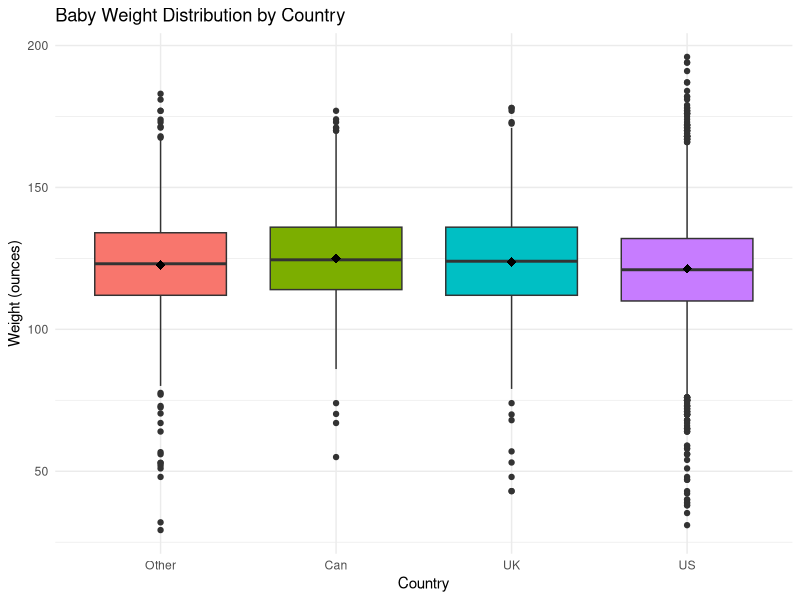
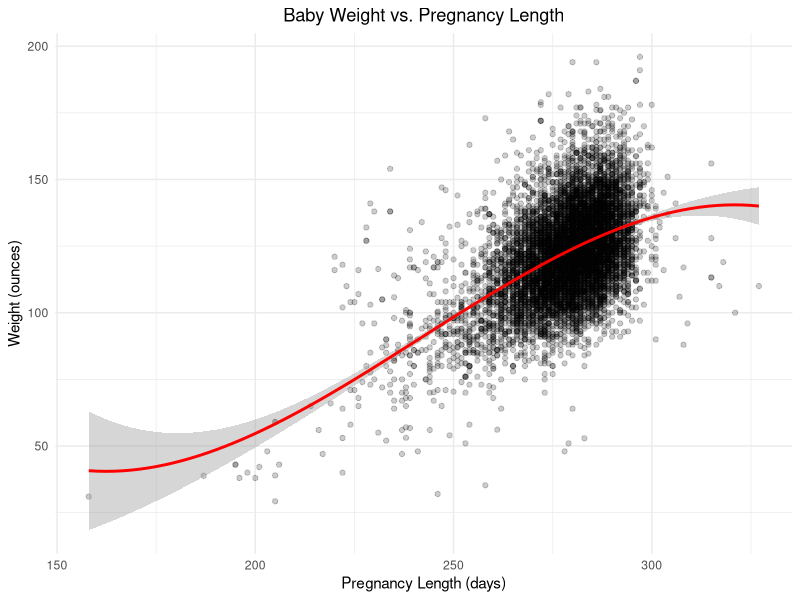
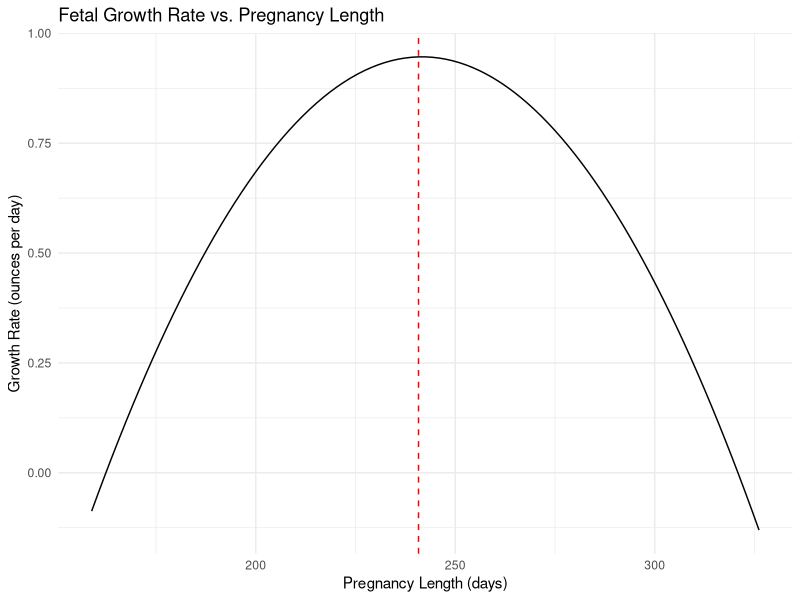
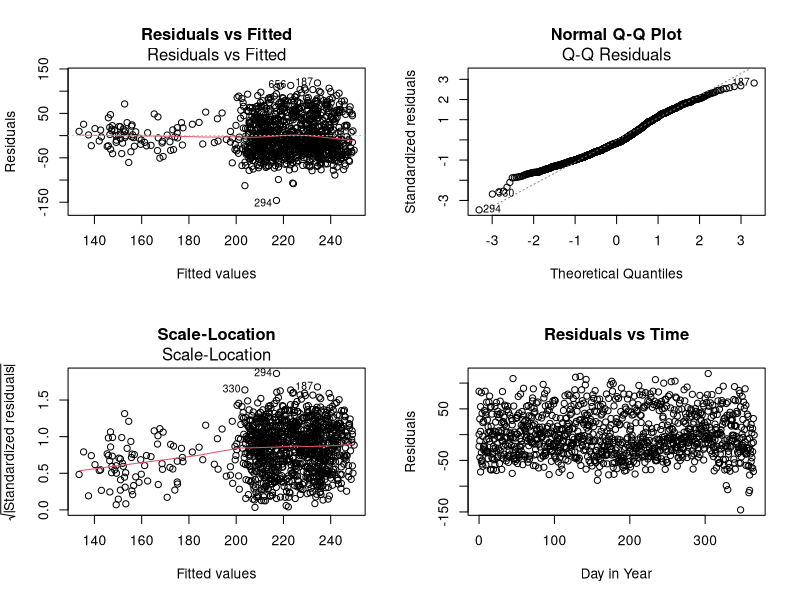

Generate these figures, in order, with R:
## ---- chunk 1
# Load necessary libraries
library(ggplot2)
library(dplyr)


pregnancydata <- read.csv("data/pregnancydata.csv")


str(pregnancydata)
summary(pregnancydata)


pregnancydata$country <- relevel(factor(pregnancydata$country), ref = "Other")

# Verify the releveling
levels(pregnancydata$country)

model1 <- lm(weight ~ country, data = pregnancydata)


summary(model1)

# boxplot
ggplot(pregnancydata, aes(x = country, y = weight, fill = country)) +
  geom_boxplot() +
  theme_minimal() +
  labs(title = "Baby Weight Distribution by Country",
       x = "Country",
       y = "Weight (ounces)",
       fill = "Country") +
  theme(legend.position = "none") +
  stat_summary(fun = mean, geom = "point", shape = 18, size = 3, color = "black")

## ---- chunk 2


model2 <- lm(weight ~ poly(pregnancylength, 3), data = pregnancydata)


summary(model2)


ggplot(pregnancydata, aes(x = pregnancylength, y = weight)) +
  geom_point(alpha = 0.2) +  # Plot raw data with transparency
  geom_smooth(method = "lm", formula = y ~ poly(x, 3), 
              color = "red", se = TRUE) +  # Add polynomial fit with confidence interval
  theme_minimal() +
  labs(title = "Baby Weight vs. Pregnancy Length",
       x = "Pregnancy Length (days)",
       y = "Weight (ounces)") +
  theme(plot.title = element_text(hjust = 0.5))


# Create sequence of pregnancy lengths
pred_data <- data.frame(
  pregnancylength = seq(min(pregnancydata$pregnancylength), 
                       max(pregnancydata$pregnancylength), 
                       length.out = 100)
)


predictions <- predict(model2, newdata = pred_data, interval = "confidence")
pred_data$fit <- predictions[,"fit"]



## ---- chunk 3

# Create new data point
newdata <- data.frame(pregnancylength = 280)

# Get prediction and standard error
pred <- predict(model2, newdata = newdata, se.fit = TRUE)


fit <- pred$fit
se_fit <- pred$se.fit
residual_se <- summary(model2)$sigma


pred_se <- sqrt(se_fit^2 + residual_se^2)


z_score <- (112 - fit) / pred_se

# Calculate probability using normal distribution
# I could use the t distribution, but at 9061 degrees of freedom, this is negligible and it is acceptable to use the normal
prob <- pnorm(z_score)


print(paste("Predicted weight:", round(fit, 2), "ounces"))
print(paste("Standard error:", round(pred_se, 2), "ounces"))
print(paste("Probability of weight < 112 ounces:", round(prob, 4)))



## ---- chunk 4

# Get the raw polynomial terms and fit--not orthogonal
days <- seq(min(pregnancydata$pregnancylength), 
            max(pregnancydata$pregnancylength), 
            length.out = 100)

# Get predicted weights across pregnancy lengths
pred_data <- data.frame(pregnancylength = days)
predicted_weights <- predict(model2, newdata = pred_data)

# Calculate derivatives
# Use finite differences to approximate growth rate
growth_rate <- diff(predicted_weights)/diff(days)
mid_days <- days[-1] - diff(days)/2  # midpoints for plotting

#  visualization of growth rate
ggplot(data.frame(days = mid_days, rate = growth_rate), 
       aes(x = days, y = rate)) +
  geom_line() +
  theme_minimal() +
  labs(title = "Fetal Growth Rate vs. Pregnancy Length",
       x = "Pregnancy Length (days)",
       y = "Growth Rate (ounces per day)") +
  geom_vline(xintercept = mid_days[which.max(growth_rate)], 
             linetype = "dashed", 
             color = "red")

# Find the day of maximum growth
max_growth_day <- mid_days[which.max(growth_rate)]
max_growth_rate <- max(growth_rate)

print(paste("Day of maximum growth:", round(max_growth_day, 1)))
print(paste("Maximum growth rate:", round(max_growth_rate, 3), "ounces per day"))


## ---- chunk 5
bpd = read.csv('data/bpd.csv')

jan1_19 = as.Date("1/1/19",format="%m/%d/%y")
jan1_20 = as.Date("1/1/20",format="%m/%d/%y")
jan1_21 = as.Date("1/1/21",format="%m/%d/%y")

bpd$dayinyear = as.Date(bpd$date,format="%m/%d/%y") - jan1_19 
bpd$dayinyear[bpd$year==2020] =
  as.Date(bpd$date,format="%m/%d/%y")[bpd$year==2020] - jan1_20 
bpd$dayinyear[bpd$year==2021] =
  as.Date(bpd$date,format="%m/%d/%y")[bpd$year==2021] - jan1_21
## ---- chunk 6
# Create date objects for restriction period
restriction_start = as.Date("3/10/20", format="%m/%d/%y")
restriction_end = as.Date("5/28/20", format="%m/%d/%y")

# Create the restrictions binary variable
bpd$restrictions = as.numeric(
  as.Date(bpd$date, format="%m/%d/%y") >= restriction_start & 
  as.Date(bpd$date, format="%m/%d/%y") <= restriction_end
)

# Count days in restriction period
days_in_restrictions = sum(bpd$restrictions)

# Print result
print(paste("Number of days under restrictions:", days_in_restrictions))


## ---- chunk 7

bpd$comparison_group = as.numeric(
  bpd$year == 2019 &
  as.numeric(format(as.Date(bpd$date, format="%m/%d/%y"), "%m%d")) >= 
    as.numeric(format(as.Date("3/10/20", format="%m/%d/%y"), "%m%d")) &
  as.numeric(format(as.Date(bpd$date, format="%m/%d/%y"), "%m%d")) <= 
    as.numeric(format(as.Date("5/28/20", format="%m/%d/%y"), "%m%d"))
)

restriction_mean = mean(bpd$count[bpd$restrictions == 1])
comparison_mean = mean(bpd$count[bpd$comparison_group == 1])

t_result = t.test(
  bpd$count[bpd$restrictions == 1],
  bpd$count[bpd$comparison_group == 1]
)

# Print results
cat("Mean daily incidents during restrictions:", round(restriction_mean, 2), "\n")
cat("Mean daily incidents in comparison period:", round(comparison_mean, 2), "\n")
cat("\n95% CI for effect of restrictions:",
    round(t_result$conf.int[1], 2), "to",
    round(t_result$conf.int[2], 2), "\n")



## ---- chunk 8


model1 = lm(count ~ maxtemp + restrictions, data = bpd)


summary_model1 = summary(model1)

# Print summary
print(summary_model1)


ci_model1 = confint(model1)

cat("\n95% CI for effect of restrictions:",
    round(ci_model1["restrictions",1], 2), "to",
    round(ci_model1["restrictions",2], 2), "\n")


## ---- chunk 9

# First convert dayinyear to numeric in the original data
bpd$dayinyear = as.numeric(bpd$dayinyear)

# Now fit the model with interactions
model2 = lm(count ~ maxtemp + restrictions + dayinyear + 
            maxtemp:restrictions + maxtemp:dayinyear + restrictions:dayinyear, 
            data = bpd)

# Print summary
print(summary(model2))

# Get coefficient for restrictions (effect when maxtemp=0 and dayinyear=0)
restrictions_effect = coef(model2)["restrictions"]
cat("\nEffect of restrictions when maxtemp=0 and dayinyear=0:", 
    round(restrictions_effect, 2), "\n")

# Predictions for day 91, temp 50
# Create prediction data frames with numeric dayinyear
pred_2020 = data.frame(
  maxtemp = 50,
  restrictions = 1,  # during restrictions
  dayinyear = 91
)

pred_2019 = data.frame(
  maxtemp = 50,
  restrictions = 0,  # before restrictions
  dayinyear = 91
)

# Get predictions
pred_2020_value = predict(model2, newdata = pred_2020)
pred_2019_value = predict(model2, newdata = pred_2019)

# Print results
cat("\nPredicted count for day 91, 2020 (with restrictions):", 
    round(pred_2020_value, 2), "\n")
cat("Predicted count for day 91, 2019 (no restrictions):", 
    round(pred_2019_value, 2), "\n")
cat("Difference (2020 - 2019):", 
    round(pred_2020_value - pred_2019_value, 2), "\n")



## ---- chunk 10
# ANOVA test comparing the models
model_comparison = anova(model1, model2)

# Print results
print(model_comparison)

# Get R-squared values for context
r2_model1 = summary(model1)$r.squared
r2_model2 = summary(model2)$r.squared

cat("\nR-squared values:\n")
cat("Model 1:", round(r2_model1, 4), "\n")
cat("Model 2:", round(r2_model2, 4), "\n")
cat("Improvement:", round(r2_model2 - r2_model1, 4), "\n")



## ---- chunk 11

# Create diagnostic plots
par(mfrow=c(2,2))  # Set up 2x2 plot layout

# 1. Residuals vs Fitted (for linearity and homoscedasticity)
plot(model2, which=1, main="Residuals vs Fitted")

# 2. Q-Q plot (for normality)
plot(model2, which=2, main="Normal Q-Q Plot")

# 3. Scale-Location plot (for homoscedasticity)
plot(model2, which=3, main="Scale-Location")

# 4. Residuals vs Day (for independence)
plot(bpd$dayinyear, residuals(model2),
     xlab="Day in Year", ylab="Residuals",
     main="Residuals vs Time")

# Reset plot layout
par(mfrow=c(1,1))

# Additional numerical diagnostics
# Shapiro-Wilk test for normality
sw_test = shapiro.test(residuals(model2))

# Breusch-Pagan test for heteroskedasticity
library(lmtest)
bp_test = bptest(model2)

# Print numerical test results
cat("\nShapiro-Wilk test for normality:\n")
print(sw_test)

cat("\nBreusch-Pagan test for heteroskedasticity:\n")
print(bp_test)

## ---- chunk 12


# Calculate absolute residuals
abs_residuals = abs(residuals(model2))

residual_df = data.frame(
  date = bpd$date,
  actual = bpd$count,
  predicted = fitted(model2),
  residual = residuals(model2),
  abs_residual = abs_residuals
)

# Order by absolute residuals and get top 4
worst_predictions = residual_df[order(-abs_residuals), ][1:4, ]

# Format the
worst_predictions$date = as.Date(worst_predictions$date, format="%m/%d/%y")
worst_predictions = worst_predictions[order(worst_predictions$date), ]


print(worst_predictions[, c("date", "actual", "predicted", "residual", "abs_residual")])

